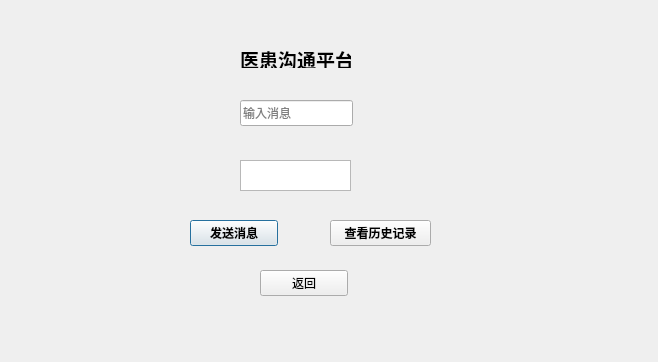
<?xml version="1.0" encoding="UTF-8"?>
<ui version="4.0">
 <class>communicationwindow</class>
 <widget class="QDialog" name="communicationwindow">
  <property name="geometry">
   <rect>
    <x>0</x>
    <y>0</y>
    <width>658</width>
    <height>362</height>
   </rect>
  </property>
  <property name="windowTitle">
   <string>Dialog</string>
  </property>
  <widget class="QLabel" name="label">
   <property name="geometry">
    <rect>
     <x>240</x>
     <y>50</y>
     <width>111</width>
     <height>18</height>
    </rect>
   </property>
   <property name="font">
    <font>
     <family>AR PL UKai CN</family>
     <pointsize>14</pointsize>
     <bold>true</bold>
    </font>
   </property>
   <property name="text">
    <string>医患沟通平台</string>
   </property>
  </widget>
  <widget class="QTextEdit" name="chatDisplayTextEdit">
   <property name="geometry">
    <rect>
     <x>240</x>
     <y>160</y>
     <width>111</width>
     <height>31</height>
    </rect>
   </property>
   <property name="readOnly">
    <bool>true</bool>
   </property>
  </widget>
  <widget class="QLineEdit" name="messageLineEdit">
   <property name="geometry">
    <rect>
     <x>240</x>
     <y>100</y>
     <width>113</width>
     <height>26</height>
    </rect>
   </property>
   <property name="font">
    <font>
     <family>AR PL UKai CN</family>
    </font>
   </property>
   <property name="placeholderText">
    <string>输入消息</string>
   </property>
  </widget>
  <widget class="QPushButton" name="sendMessageButton">
   <property name="geometry">
    <rect>
     <x>190</x>
     <y>220</y>
     <width>88</width>
     <height>26</height>
    </rect>
   </property>
   <property name="font">
    <font>
     <family>AR PL UKai CN</family>
     <bold>true</bold>
    </font>
   </property>
   <property name="text">
    <string>发送消息</string>
   </property>
  </widget>
  <widget class="QPushButton" name="viewChatHistoryButton">
   <property name="geometry">
    <rect>
     <x>330</x>
     <y>220</y>
     <width>101</width>
     <height>26</height>
    </rect>
   </property>
   <property name="font">
    <font>
     <family>AR PL UKai CN</family>
     <bold>true</bold>
    </font>
   </property>
   <property name="text">
    <string>查看历史记录</string>
   </property>
  </widget>
  <widget class="QPushButton" name="returnButton">
   <property name="geometry">
    <rect>
     <x>260</x>
     <y>270</y>
     <width>88</width>
     <height>26</height>
    </rect>
   </property>
   <property name="text">
    <string>返回</string>
   </property>
  </widget>
 </widget>
 <resources/>
 <connections/>
</ui>
